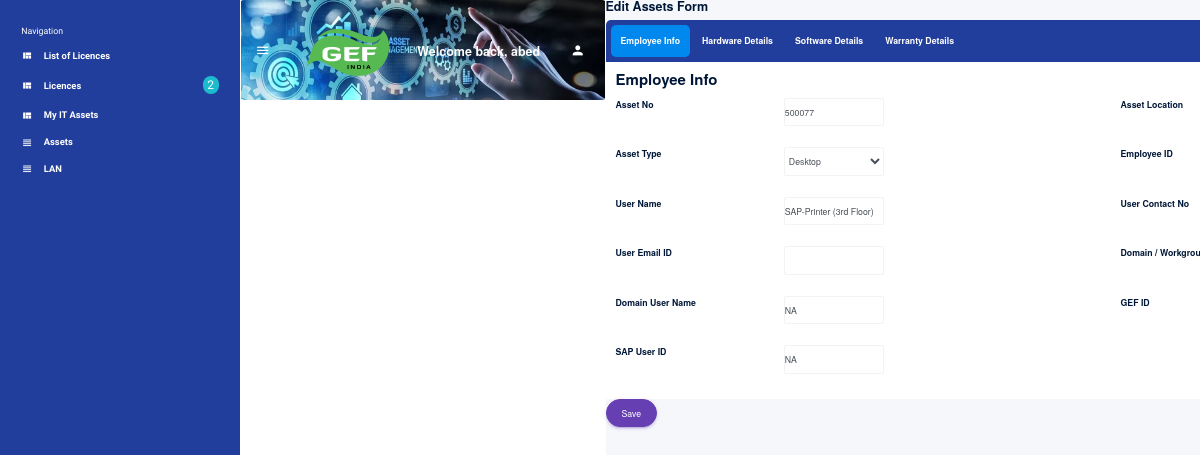
Page /assets_edit/5617 (signed in) on the committed database.
### assetapp/models.py (models this page shows, shortened)
class AssetModel(models.Model):
    user_name = models.CharField(max_length=100, default='')
    user_contact = models.CharField(max_length=100, default='')
    user_email = models.EmailField(max_length=100,default='')
    location = models.CharField(max_length=100)
    sub_location = models.CharField(max_length=100,default='')
    asset_no = models.CharField(max_length=100, default='')
    serial_no = models.CharField(max_length=100, default='')
    emp_id = models.CharField(max_length=100, default='')
    usage_type = models.CharField(max_length=100, default='')
    machine_type = models.CharField(max_length=100, default='')
    gef_id_number = models.CharField(max_length=100, default='')
    domain_workgroup = models.CharField(max_length=100, default='')
    Domain_User_Name = models.CharField(max_length=100, default='')
    machine_make = models.CharField(max_length=100, default='')
    machine_age = models.CharField(max_length=100, default='')
    machine_model_no = models.CharField(max_length=100, default='')
    machine_serial_no = models.CharField(max_length=100, default='')
    hdd = models.CharField(max_length=100, default='')
    hdd_type = models.CharField(max_length=100, default='')
    hdd_make = models.CharField(max_length=100, default='')
    hdd_model = models.CharField(max_length=100, default='')
    hdd_serial_no = models.CharField(max_length=100, default='')
    ram = models.CharField(max_length=100, default='')
    processor = models.CharField(max_length=100, default='')
    processor_purchase_date = models.DateField(null=True,blank=True)
    date_type = models.CharField(max_length=100, default='')
    amc_start_date = models.DateField(null=True,blank=True)
    amc_end_date = models.DateField(null=True,blank=True)
    user_acceptance_date = models.DateField(null=True,blank=True)
    user_handed_over_date = models.DateField(null=True,blank=True)
    Operating_System_Version = models.CharField(max_length=100, default='')
    OS = models.CharField(max_length=100, default='')
    OS_type = models.CharField(max_length=100, default='')
    OEM_Volume = models.CharField(max_length=100, default='')
    ms_office = models.BooleanField(default='')
    ms_office_version = models.CharField(max_length=100, default='')
    ms_365 = models.CharField(max_length=100, default='')
    ms_visio = models.CharField(max_length=100, default='')
    ms_access = models.CharField(max_length=100, default='')
    Antivirus = models.BooleanField(default='')
    AutoCAD = models.BooleanField(default='')
    AutoCAD_version = models.CharField(max_length=100, default='')
    Coral_Draw = models.BooleanField(default='')
    Pdf_Writer = models.BooleanField(default='')
    Winzip = models.BooleanField(default='')
    Installed_Softwares = models.CharField(max_length=1000, default='')
    Adobe_acrobate = models.BooleanField(default='')
    Visio = models.BooleanField(default='')
    Access = models.BooleanField(default='')
    SAP = models.BooleanField(default='')
    SAP_User_ID =models.CharField(max_length=100, default='')
    Status = models.CharField(max_length=100, default='')
    Remarks = models.CharField(max_length=100, default='')

### assetapp/views.py (the view, shortened to what this page needs)
# urls.py: path('assets_edit/<int:id>',views.edit,name='edit'),
@login_required
def edit(request,id):
    obj = get_object_or_404(AssetModel, pk=id)
    context = {}
    form = AssetForm(instance=obj)
    context['form'] = form
    return render(request,"assets_edit.html",context)

### templates/assets_edit.html (shortened to what this page needs)
{% extends 'base.html' %}
{% block content %}
{% if user.is_authenticated %}
<div class="main-panel">
        <div class="content-wrapper">
                  <h4 class="card-title">Edit Assets Form</h4>
                 <form class="form-sample" name ="myForm" method="post" onclick="datetostring()">
                      <div class="tabs">
                  <ul id="tabs-nav">
                    <li id="tab1" class="active"><a href="#tab11" onclick="TABS()">Employee Info</a></li>
                    <li id="tab2" class=""><a href="#tab22" onclick="TABS()">Hardware Details</a></li>
                    <li id="tab3" class=""><a href="#tab33" onclick="TABS()">Software Details</a></li>
                      <li id="tab4" class=""><a href="#tab44" onclick="TABS()">Warranty Details</a></li>
                  </ul>
                  <div id="tabs-content">
                      <div id="tab11" class="tab-content tab-pane" style="display: none;" role="tabpanel">
                        <h3>Employee Info</h3>
                                <div class="row">
                                     <div class="col-md-6">
                                        <div class="form-group row">
                                          <label class="col-sm-4 col-form-label">Asset No</label>
                                          <div class="col-sm-8">
                                            {{ form.asset_no}}
                                          </div>
                                        </div>
                                     </div>
                                        <div class="col-md-6">
                                            <div class="form-group row" name="location" id="location">
                                              <label class="col-sm-4 col-form-label">Asset Location</label>
                                            </div>
                                        </div>
                                      <div class="col-md-6">
                                        <div class="form-group row">
                                          <label class="col-sm-4 col-form-label">Asset Type</label>
                                          <div class="col-sm-8">
                                            {{ form.machine_type}}
                                          </div>
                                        </div>
                                       </div>
                                      <div class="col-md-6">
                                        <div class="form-group row">
                                          <label class="col-sm-4 col-form-label">Employee ID</label>
                                        </div>
                                       </div>
                                     <div class="col-md-6">
                                        <div class="form-group row">
                                          <label class="col-sm-4 col-form-label">User Name</label>
                                          <div class="col-sm-8">
                                            {{ form.user_name}}
                                          </div>
                                        </div>
                                       </div>
                                        <div class="col-md-6">
                                        <div class="form-group row">
                                          <label class="col-sm-4 col-form-label">User Contact No</label>
                                        </div>
                                       </div>
                                      <div class="col-md-6">
                                        <div class="form-group row">
                                          <label class="col-sm-4 col-form-label">User Email ID</label>
                                          <div class="col-sm-8">
                                            {{ form.user_email}}
                                          </div>
                                        </div>
                                       </div>
                                    <div class="col-md-6">
                                        <div class="form-group row">
                                          <label class="col-sm-4 col-form-label">Domain / Workgroup</label>
                                        </div>
                                       </div>
                                    <div class="col-md-6">
                                        <div class="form-group row">
                                          <label class="col-sm-4 col-form-label">Domain User Name</label>
                                          <div class="col-sm-8">
                                            {{ form.Domain_User_Name}}
                                          </div>
                                        </div>
                                       </div>
                                    <div class="col-md-6">
                                        <div class="form-group row">
                                          <label class="col-sm-4 col-form-label">GEF ID</label>
                                        </div>
                                       </div>
                                      <div class="col-md-6">
                                        <div class="form-group row">
                                          <label class="col-sm-4 col-form-label">SAP User ID</label>
                                          <div class="col-sm-8">
                                           {{ form.SAP_User_ID}}
                                          </div>
                                        </div>
                                       </div>
                                </div>
                      </div>
                  </div>
                </div>
                            <input class="btn btn-primary btn-rounded btn-fw" id="submit" type = "submit" onclick="GEEKFORGEEKS()" value="Save">
                  </form>
                </div>
              </div>
{% endif %}
{% endblock %}

### templates/base.html (shortened to what this page needs)
{% load static %}
<!DOCTYPE html>
<html lang="en" xmlns="http://www.w3.org/1999/html" xmlns="http://www.w3.org/1999/html">
<head>
  <link rel="stylesheet" href="{% static 'vendors/mdi/css/materialdesignicons.min.css' %}">
  <link rel="stylesheet" href="{% static 'vendors/css/vendor.bundle.base.css' %}">
    <link rel="stylesheet" href="{% static 'js/bootstrap.min.css' %}">
  <link rel="stylesheet" href="{% static 'css/style.css' %}">
  <link rel="stylesheet" href="{% static 'css/jquery.dataTables.min.css' %}">
</head>
<body>
  <div class="container-scroller d-flex">
    <nav class="sidebar sidebar-offcanvas" id="sidebar">
      <ul class="nav">
        <li class="nav-item sidebar-category">
          <p>Navigation</p>
        </li>
          <li class="nav-item">
          <a class="nav-link" href="/licences">
            <i class="mdi mdi-view-quilt menu-icon"></i>
            <span class="menu-title"> List of Licences</span>
          </a>
        </li>
        <li class="nav-item">
          <a class="nav-link" href="/">
            <i class="mdi mdi-view-quilt menu-icon"></i>
            <span class="menu-title">Licences</span>
            <div class="badge badge-info badge-pill">2</div>
          </a>
        </li>
            <li class="nav-item">
              <a class="nav-link" href="/it">
                <i class="mdi mdi-view-quilt menu-icon"></i>
                <span class="menu-title">My IT Assets</span>
              </a>
            </li>
        <li class="nav-item {{assets}}">
          <a class="nav-link" href="#" onclick="document.getElementById('form1').submit();">
            <i class="mdi mdi-view-headline menu-icon"></i>
            <span class="menu-title">Assets</span>
          </a>
        </li>
        <li class="nav-item">
          <a class="nav-link" href="/list">
            <i class="mdi mdi-view-headline menu-icon"></i>
            <span class="menu-title">LAN</span>
          </a>
        </li>
      </ul>
    </nav>
    <div class="container-fluid page-body-wrapper">
      <nav class="navbar col-lg-12 col-12 px-0 py-0 py-lg-4 d-flex flex-row">
        <div class="navbar-menu-wrapper d-flex align-items-center justify-content-end">
          <button class="navbar-toggler navbar-toggler align-self-center" type="button" data-toggle="minimize">
            <span class="mdi mdi-menu"></span>
          </button>
          <div class="navbar-brand-wrapper">
            <a class="navbar-brand brand-logo" href="index.html"><img src="{% static 'images/logo.png' %}" alt="logo"/></a>
          </div>
          <h4 class="font-weight-bold mb-0 d-none d-md-block mt-1">Welcome back, {{user}}</h4>
          <ul class="navbar-nav navbar-nav-right">
            <li class="nav-item dropdown mr-2">
              <a class="nav-link count-indicator dropdown-toggle d-flex align-items-center justify-content-center" id="notificationDropdown" href="#" data-toggle="dropdown">
                <i class="mdi mdi-account"></i>
              </a>
            </li>
          </ul>
        </div>
       </nav>
      <div class="main-panel">
        <div class="content-wrapper">
          {% block content %}{% endblock %}
        </div>
      </div>
    </div>
  </div>
</body>
</html>

### templates/base.html (style rules this page uses)
.content-wrapper { padding:0px!important }
.form-control { width:10rem !important; height:2.875rem !important; padding:0px!important; }

### templates/assets_edit.html (style rules this page uses)
.tabs { width: 1000px; display: block; background-color: #223e9c; border-radius: 5px 5px 5px 5px; }
ul#tabs-nav { list-style: none; margin: 0; padding: 5px; overflow: auto; }
ul#tabs-nav li { float: left; font-weight: bold; margin-right: 2px; padding: 8px 10px; border-radius: 5px 5px 5px 5px; cursor: pointer; }
ul#tabs-nav li:hover, ul#tabs-nav li.active { background-color: #08E; }
#tabs-nav li a { text-decoration: none; color: #FFF; }
.tab-content { padding: 10px; background-color: #FFF; }
html { margin: 0; padding: 0; }
body { font-family: "HelveticaNeue-Light", "Helvetica Neue Light", "Helvetica Neue", Helvetica, Arial, "Lucida Grande", sans-serif; font-weight: 300; }

### rows in the picture
AssetModel: asset_no "500077", machine_type "Desktop", user_name "SAP-Printer (3rd Floor)", Domain_User_Name "NA", SAP_User_ID "NA"

### other values in the picture
{{ user }} "abed"
